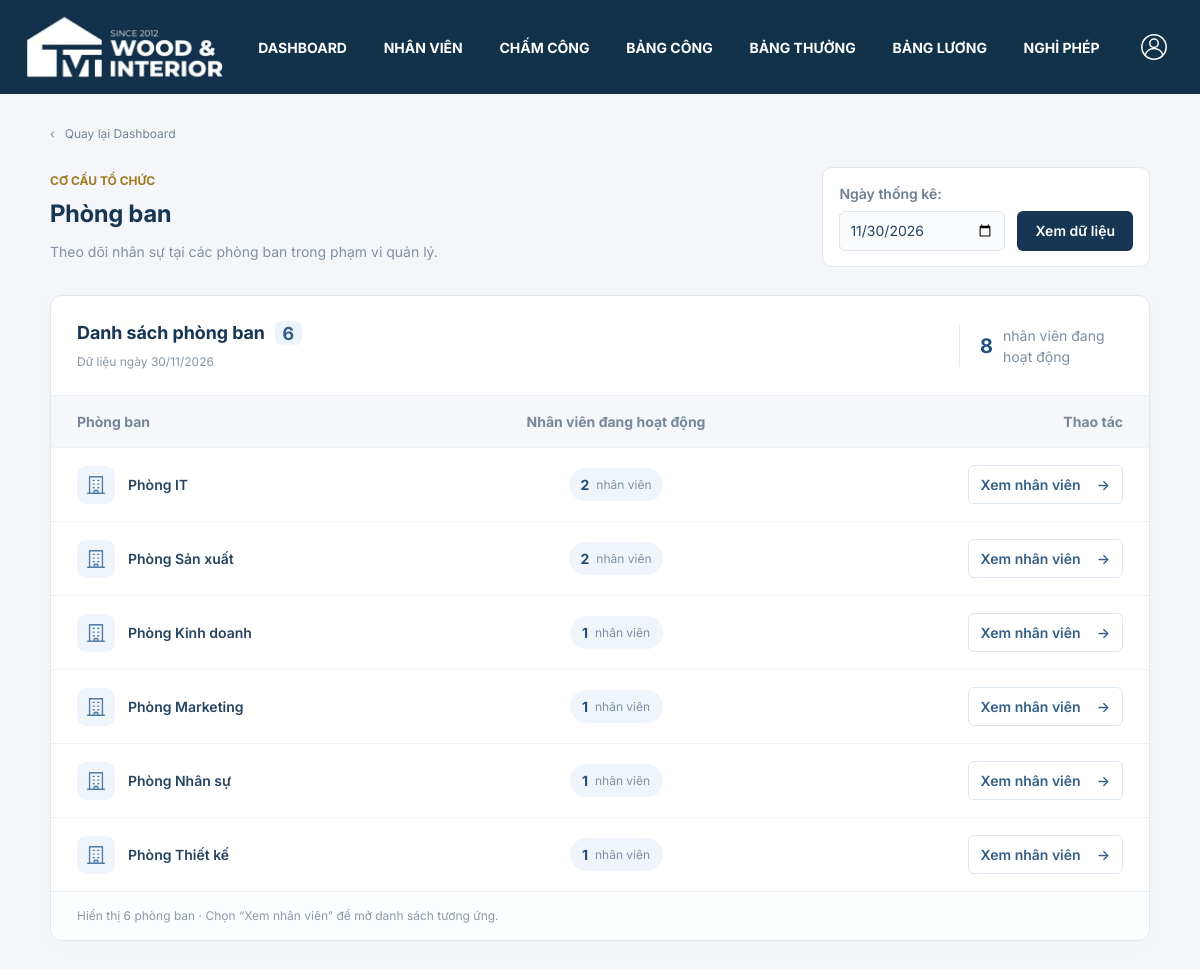
The app's page /departments/ (signed in) with its own data.
### nhan_vien/models.py (models this page shows, shortened)
class Department(models.Model):
    code = models.CharField('Mã phòng', max_length=30, unique=True)
    name = models.CharField('Tên phòng', max_length=150)
    allows_overtime = models.BooleanField('Phòng Sản xuất được phép OT', default=False)
    manager = models.ForeignKey('Employee', null=True, blank=True, on_delete=models.SET_NULL,
                                related_name='managed_departments', verbose_name='Trưởng phòng')
    class Meta:
        db_table = 'Phong_ban'
        constraints = [models.UniqueConstraint(fields=['allows_overtime'], condition=models.Q(allows_overtime=True),
                                               name='one_production_overtime_department')]

### config/views.py (the view)
# urls.py: path('departments/', departments, name='departments'),
@login_required
def departments(request):
    require_role(request.user, HR, DIRECTOR, MANAGER)
    form = DashboardFilter(request.user, request.GET)
    context = dashboard_context(request.user, form) if form.is_valid() else {}
    context['form'] = form
    return render(request, 'departments.html', context)

### config/dashboard.py
class DashboardFilter(forms.Form):
    date = forms.DateField(label='Ngày thống kê', widget=forms.DateInput(attrs={'type': 'date'}, format='%Y-%m-%d'))
    department = forms.ModelChoiceField(label='Phòng ban', queryset=Department.objects.none(), required=False, empty_label='Tất cả phòng ban')
    def __init__(self, user, data=None):
        values = {'date': timezone.localdate().isoformat()}
        if data:
            values.update(data.dict())
        super().__init__(values)
        self.fields['department'].queryset = Department.objects.filter(pk__in=visible_employees(user).values('department_id')).order_by('name')

### nhan_vien/access.py (called while the page is built)
def has_role(user, *roles):
    return user.is_authenticated and (user.is_superuser or user.groups.filter(name__in=roles).exists())

def require_role(user, *roles):
    if not has_role(user, *roles):
        raise PermissionDenied('Bạn không có quyền thực hiện thao tác này.')

def visible_employees(user):
    employees = Employee.objects.select_related('department', 'user')
    if has_role(user, HR, DIRECTOR):
        return employees
    if has_role(user, MANAGER):
        return employees.filter(department__manager__user=user)
    return employees.filter(user=user)

### nhan_vien/templatetags/access_tags.py (called while the page is built)
@register.simple_tag
def role_allowed(user, *roles):
    return has_role(user, *roles)

### templates/departments.html (shortened to what this page needs)
{% extends 'base.html' %}{% load static %}
{% block extra_head %}<link rel="stylesheet" href="{% static 'css/departments.css' %}?v=1">{% endblock %}
{% block content %}<section class="dp-page">
<a class="dp-back" href="{% url 'dashboard' %}?date={{ selected_day|date:'Y-m-d' }}">‹ &nbsp; Quay lại Dashboard</a>
<header class="dp-heading"><div><p class="dp-eyebrow">CƠ CẤU TỔ CHỨC</p><h1>Phòng ban</h1><p class="dp-description">Theo dõi nhân sự tại các phòng ban trong phạm vi quản lý.</p></div>
<form method="get" class="dp-filter"><div>{{ form.date.label_tag }}{{ form.date }}</div><button type="submit">Xem dữ liệu</button></form></header>
{% if form.errors %}<div class="dp-errors" role="alert">{{ form.errors }}</div>{% else %}
<article class="dp-card"><div class="dp-card-heading"><div><h2>Danh sách phòng ban <span class="dp-count">{{ department_count }}</span></h2><p>Dữ liệu ngày {{ selected_day|date:'d/m/Y' }}</p></div><div class="dp-total"><strong>{{ total_employees }}</strong><span>nhân viên đang hoạt động</span></div></div>
<div class="dp-table-scroll"><table><thead><tr><th scope="col">Phòng ban</th><th scope="col" class="dp-center">Nhân viên đang hoạt động</th><th scope="col" class="dp-right">Thao tác</th></tr></thead><tbody>
{% for department in departments %}<tr><td><div class="dp-department"><span class="dp-department-icon" aria-hidden="true"><svg viewBox="0 0 24 24" width="22" height="22" fill="none" stroke="currentColor" stroke-width="1.5" stroke-linecap="round" stroke-linejoin="round"><path d="M5 21V3h14v18M3 21h18M9 7h1m4 0h1M9 11h1m4 0h1M9 15h1m4 0h1M10 21v-3h4v3"/></svg></span><strong>{{ department.department__name }}</strong></div></td><td class="dp-center"><span class="dp-people">{{ department.total }} <small>nhân viên</small></span></td><td class="dp-right"><a class="dp-action" href="{% url 'employees' %}?active_as_of={{ selected_day|date:'Y-m-d' }}&amp;department={{ department.department_id }}" aria-label="Xem nhân viên {{ department.department__name }}">Xem nhân viên <span aria-hidden="true">→</span></a></td></tr>
{% empty %}<tr><td colspan="3" class="dp-empty">Chưa có phòng ban có nhân viên trong phạm vi quyền của bạn.</td></tr>{% endfor %}
</tbody></table></div><footer class="dp-footer">Hiển thị {{ department_count }} phòng ban · Chọn “Xem nhân viên” để mở danh sách tương ứng.</footer></article>
{% endif %}</section>{% endblock %}

### static/css/navigation.css (style rules this page uses)
:root { --at-navy:#142f55; --at-gold:#ce9920; --at-muted:#7f8ba0; --at-line:#e0e6ee }
body { background:#f5f6f9; color:#22324b; font-family:Arial,"Segoe UI",sans-serif }

### static/css/departments.css (style rules this page uses)
.dp-page { max-width:1400px;margin:0 auto;padding:8px 26px 40px;color:#173654;font-family:Arial,'Segoe UI',sans-serif }
.dp-back { display:inline-block;margin-bottom:24px;color:#748499;font-size:13px;text-decoration:none }
.dp-heading { display:flex;align-items:center;justify-content:space-between;gap:24px;margin-bottom:28px }
.dp-eyebrow { font-size:10px;letter-spacing:1.8px;font-weight:700;color:#a17a21;margin:0 0 8px }
.dp-heading h1 { font-size:34px;font-weight:750;letter-spacing:-.7px;margin:0 0 10px }
.dp-description { font-size:14px;color:#8390a2;margin:0 }
.dp-filter { display:flex;align-items:flex-end;gap:12px;background:#fff;padding:15px 16px;border:1px solid #e1e7ef;border-radius:10px;flex-shrink:0 }
.dp-filter label { display:block;font-size:11px;font-weight:600;color:#6e7f93;margin:0 0 7px }
.dp-filter input { width:166px;height:40px;border:1px solid #dce4ee;border-radius:6px;background:#fafbfd;color:#244461;padding:8px 10px;font-size:13px;font-family:inherit }
.dp-filter button { height:40px;border:0;border-radius:6px;padding:0 18px;background:#173654;color:white;font-size:13px;font-weight:600;white-space:nowrap }
.dp-card { background:white;border:1px solid #e0e7ef;border-radius:12px;box-shadow:0 4px 20px #17365405;overflow:hidden }
.dp-card-heading { display:flex;align-items:center;justify-content:space-between;gap:20px;padding:24px 26px;border-bottom:1px solid #e8edf4 }
.dp-card-heading h2 { display:flex;align-items:center;gap:10px;font-size:17px;font-weight:700;margin:0 0 8px }
.dp-count { display:inline-grid;place-items:center;background:#edf3fa;color:#345e88;min-width:27px;height:24px;padding:0 6px;border-radius:6px;font-size:12px }
.dp-card-heading p { font-size:12px;color:#8996a7;margin:0 }
.dp-total { display:flex;align-items:center;gap:10px;padding-left:20px;border-left:1px solid #e3e9f1 }
.dp-total strong { font-size:27px;font-weight:700;color:#1d5182 }
.dp-total span { font-size:12px;color:#7f8da0;max-width:120px;line-height:1.5 }
.dp-table-scroll { overflow-x:auto }
.dp-page table { width:100%;border-collapse:collapse;white-space:nowrap;font-size:13px }
.dp-page thead { background:#f5f7fb }
.dp-page th { text-align:left;padding:15px 26px;color:#77869a;font-size:11px;font-weight:700 }
.dp-page td { padding:17px 26px;border-top:1px solid #edf1f6;color:#4b647e }
.dp-page .dp-center { text-align:center }
.dp-page .dp-right { text-align:right }
.dp-department { display:flex;align-items:center;gap:13px }
.dp-department strong { font-size:13px;font-weight:600;color:#254460 }
.dp-department-icon { display:grid;place-items:center;width:38px;height:38px;border-radius:9px;background:#f0f5fc;color:#507aa6;flex-shrink:0 }
.dp-people { display:inline-flex;align-items:center;gap:7px;font-weight:700;color:#244e77;background:#f0f5fb;border-radius:20px;padding:6px 12px;min-width:93px;justify-content:center }
.dp-people small { font-size:11px;font-weight:400;color:#8090a2 }
.dp-action { display:inline-flex;align-items:center;justify-content:center;gap:16px;padding:8px 12px;border:1px solid #dce6f0;border-radius:6px;text-decoration:none;color:#345f88;font-size:12px;font-weight:600 }
.dp-footer { border-top:1px solid #e9eef5;padding:15px 26px;background:#fcfdff;color:#8c98a8;font-size:11px }

### templates/base.html (style rules this page uses)
body { background:#f4f6fa;color:#182438 }
input,select,textarea { max-width:100%;padding:.45rem;border:1px solid #bbc6d2;border-radius:.35rem }
label { margin-right:.4rem }

### records on screen
Department: department__name "Phòng IT", total "2"
Department: department__name "Phòng Sản xuất", total "2"
Department: department__name "Phòng Kinh doanh", total "1"
Department: department__name "Phòng Marketing", total "1"
Department: department__name "Phòng Nhân sự", total "1"
Department: department__name "Phòng Thiết kế", total "1"

### other values on screen
{{ department_count }} "6"
{{ selected_day|date:'d/m/Y' }} "30/11/2026"
{{ total_employees }} "8"
